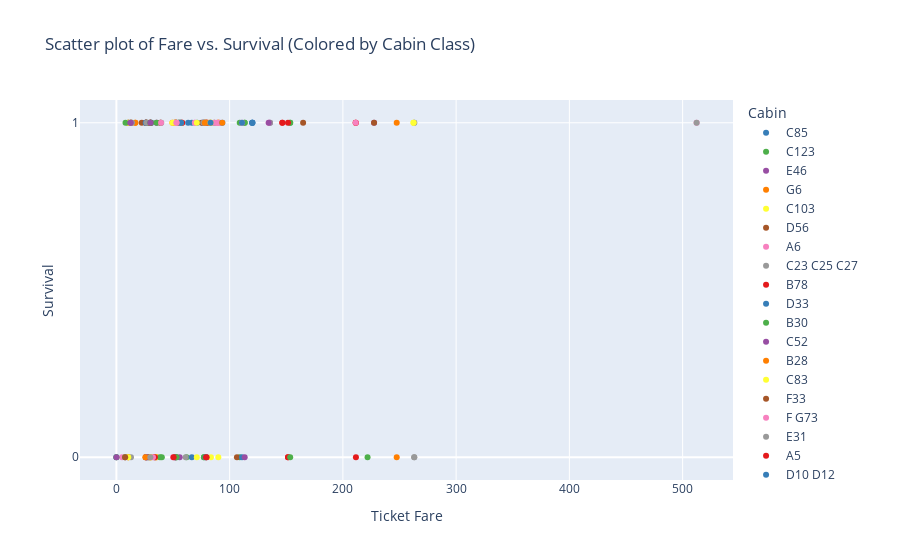

Source (notebook cell):
### Code cell
#Plot 2: Fare Price and Cabin Class vs Survival 
plot2 = px.scatter(df, 
                  x="Fare", 
                  y="Survived", 
                  color="Cabin",
                   title="Scatter plot of Fare vs. Survival (Colored by Cabin Class)",
                   labels={"Fare": "Ticket Fare", "Survived": "Survival"},
                   color_discrete_sequence=px.colors.qualitative.Set1,
                   hover_data=["Pclass", "Cabin"])
plot2.update_layout(yaxis=dict(tickmode='linear', tickvals=[0, 1], ticktext=['Not Survived', 'Survived']))
